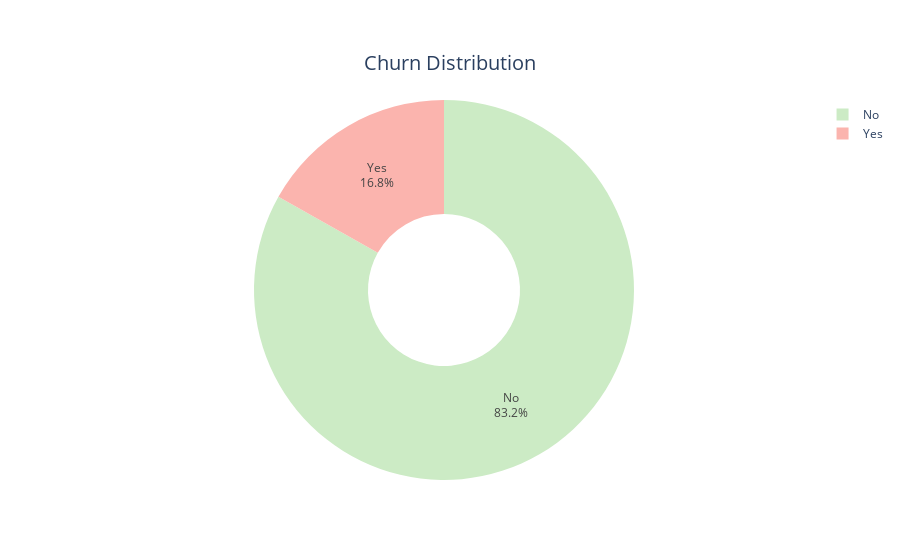

Notebook code cell kept with this figure:
### Markdown cell above
# EDA
##### Churn Distribution

### Code cell
churn_counts = EC['Churn'].value_counts()

# Plotting a pie chart
labels = ['No', 'Yes']
colors = [px.colors.qualitative.Pastel1[2], px.colors.qualitative.Pastel1[0]]

fig = px.pie(names=labels, values=churn_counts, title='Churn Distribution',
             labels={'names': 'Churn', 'values': 'Count'},
             color_discrete_sequence=colors,
             hover_name=labels,  # Show labels on hover
             hole=0.4)  # Donut hole size (0 for pie, <1 for donut)

# Showing percentage on hover
fig.update_traces(textinfo='percent+label')

# Centering the title
fig.update_layout(title_text='Churn Distribution',
                  title_x=0.5,  # Centered horizontally
                  title_y=0.9,  # Adjust vertical position (0.0 to 1.0 range)
                  title_font_size=20)  # Adjust font size if needed

# Display the plot
fig.show()

### Figure 1 — Plotly figure (JSON) as saved in the notebook; plotly's stock layout.template omitted (floating-point values rounded to 4 significant figures)
{"data": [{"domain": {"x": [0, 1], "y": [0, 1]}, "hole": 0.4, "hovertemplate": "<b>%{hovertext}</b><br><br>Churn=%{label}<br>Count=%{value}<extra></extra>", "hovertext": ["No", "Yes"], "labels": ["No", "Yes"], "legendgroup": "", "name": "", "showlegend": true, "textinfo": "percent+label", "type": "pie", "values": [4682, 948]}], "layout": {"legend": {"tracegroupgap": 0}, "piecolorway": ["rgb(204,235,197)", "rgb(251,180,174)"], "title": {"font": {"size": 20}, "text": "Churn Distribution", "x": 0.5, "y": 0.9}}}
